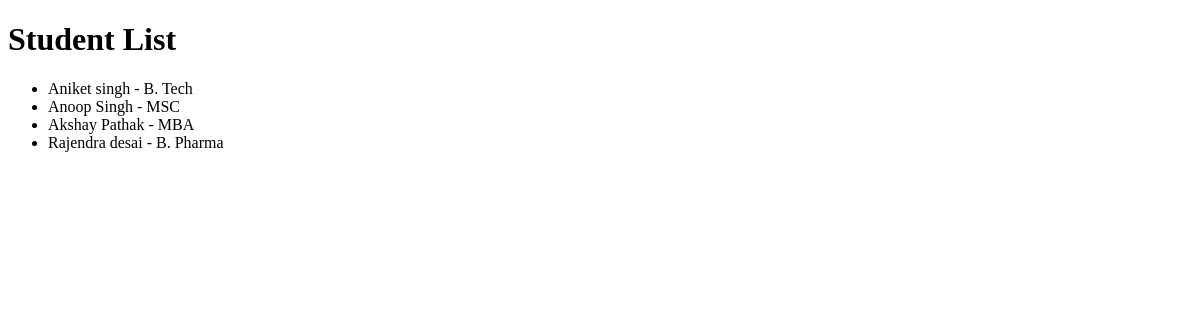
/students/, run on an earlier commit of the app's database.
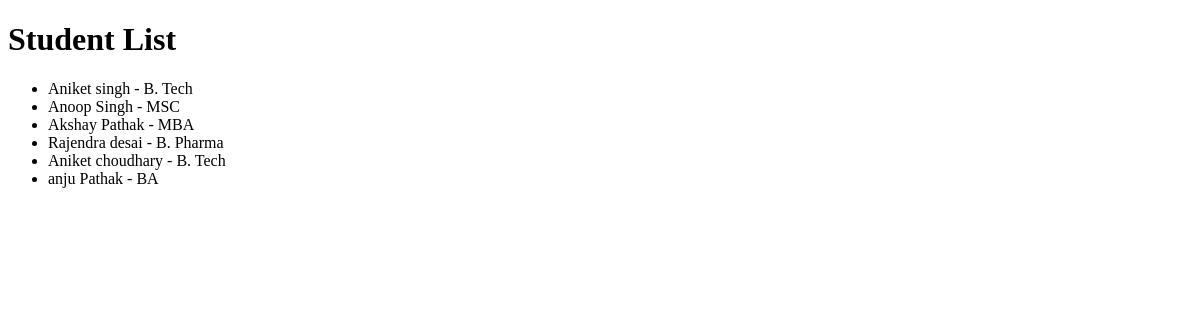
And on a later commit of the database.
### students_details/models.py (models this page shows, shortened)
class Student(models.Model):
    name = models.CharField(max_length=200)
    age = models.IntegerField()
    course = models.ForeignKey(Course, on_delete=models.CASCADE)
    enrollment_date = models.DateField()

class Course(models.Model):
    course_name = models.CharField(max_length=100)
    def __str__(self):
        return self.course_name

### students_details/views.py (the view)
# urls.py: path('students/', views.students_list),
def students_list(request):
    students = Student.objects.all()
    return render(request, 'student_list.html', {'students': students})

### students_details/templates/student_list.html (shortened to what this page needs)
<!DOCTYPE html>
<html>
<head>
</head>
<body>
    <h1>Student List</h1>
    <ul>
        {% for student in students %}
        <li>{{ student.name }} - {{ student.course }}</li>
        {% endfor %}
    </ul>
</body>
</html>

What changed in the data, as far as the page shows it:
added Student: name "Aniket choudhary", course "B. Tech"
added Student: name "anju Pathak", course "BA"
